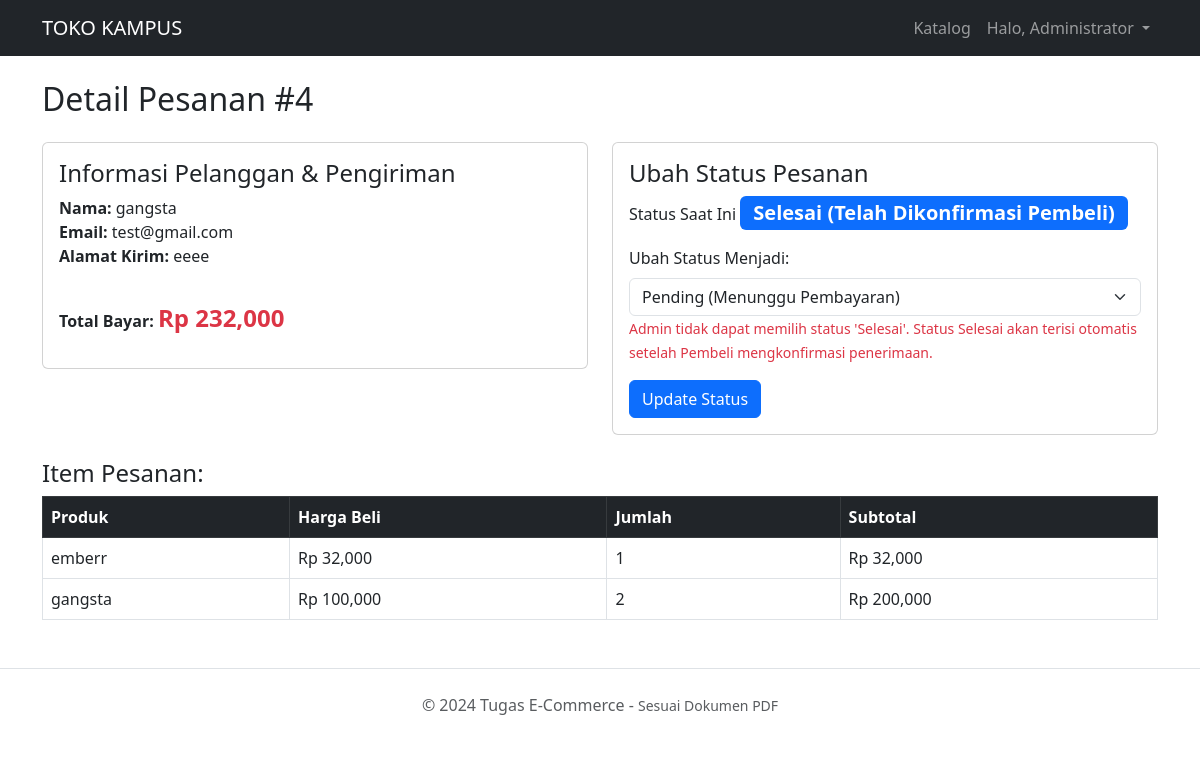
Screenshot of /toko_online/detail_order_admin.php?id=4 (signed in) with the database file from the repository.
### tables this page shows
CREATE TABLE `orders` (
  `id` int(11) NOT NULL,
  `user_id` int(11) DEFAULT NULL,
  `order_number` varchar(100) NOT NULL,
  `total_amount` decimal(10,2) NOT NULL,
  `status` enum('pending','paid','shipped','completed','cancelled') DEFAULT 'pending',
  `shipping_address` text DEFAULT NULL,
  `created_at` timestamp NOT NULL DEFAULT current_timestamp()
);

CREATE TABLE `users` (
  `id` int(11) NOT NULL,
  `name` varchar(100) NOT NULL,
  `email` varchar(100) NOT NULL,
  `password_hash` varchar(255) NOT NULL,
  `phone` varchar(20) DEFAULT NULL,
  `address` text DEFAULT NULL,
  `role` enum('admin','user') DEFAULT 'user',
  `created_at` timestamp NOT NULL DEFAULT current_timestamp()
);

CREATE TABLE `order_items` (
  `id` int(11) NOT NULL,
  `order_id` int(11) DEFAULT NULL,
  `product_id` int(11) DEFAULT NULL,
  `quantity` int(11) NOT NULL,
  `price` decimal(10,2) NOT NULL
);

CREATE TABLE `products` (
  `id` int(11) NOT NULL,
  `category_id` int(11) DEFAULT NULL,
  `name` varchar(100) NOT NULL,
  `price` decimal(10,2) NOT NULL,
  `stock` int(11) NOT NULL,
  `description` text DEFAULT NULL,
  `image` varchar(255) DEFAULT NULL
);

### toko_online/detail_order_admin.php (the view, shortened to what this page needs)
<?php include 'koneksi.php'; include 'header.php';
$id_order = $_GET['id'];
$order = mysqli_fetch_assoc(mysqli_query($conn, "SELECT o.*, u.name as user_name, u.email
                                                 FROM orders o JOIN users u ON o.user_id = u.id
                                                 WHERE o.id='$id_order'"));
?>
<h2 class="mb-4">Detail Pesanan #<?= $order['id'] ?></h2>
<div class="row">
    <div class="col-md-6">
        <div class="card p-3 mb-4">
            <h4>Informasi Pelanggan & Pengiriman</h4>
            <p><strong>Nama:</strong> <?= $order['user_name'] ?><br>
               <strong>Email:</strong> <?= $order['email'] ?><br>
               <strong>Alamat Kirim:</strong> <?= nl2br($order['shipping_address']) ?></p>
            <p class="mt-3"><strong>Total Bayar:</strong> <span class="text-danger fw-bold fs-4">Rp <?= number_format($order['total_amount']) ?></span></p>
        </div>
    </div>
    <div class="col-md-6">
<div class="card p-3 mb-4">
    <h4>Ubah Status Pesanan</h4>
    <form method="post">
        <div class="mb-3">
            <label>Status Saat Ini</label>
            <?php
            $current_status_label = ucfirst($order['status']);
            if ($order['status'] == 'completed') {
                $current_status_label = 'Selesai (Telah Dikonfirmasi Pembeli)';
            } else if ($order['status'] == 'shipped') {
                $current_status_label = 'Dikirim (Menunggu Konfirmasi Pembeli)';
            }
            ?>
            <span class="badge bg-primary fs-5"><?= $current_status_label ?></span>
        </div>
        <div class="mb-3">
            <label for="status_baru" class="form-label">Ubah Status Menjadi:</label>
            <select name="status_baru" class="form-select" required>
                <option value="pending" <?= ($order['status'] == 'pending') ? 'selected' : '' ?>>Pending (Menunggu Pembayaran)</option>
            </select>
            <small class="text-danger">Admin tidak dapat memilih status 'Selesai'. Status Selesai akan terisi otomatis setelah Pembeli mengkonfirmasi penerimaan.</small>
        </div>
        <button type="submit" name="update_status" class="btn btn-primary">Update Status</button>
    </form>
</div>
    </div>
</div>
<h4>Item Pesanan:</h4>
<table class="table table-bordered">
    <thead class="table-dark">
        <tr><th>Produk</th><th>Harga Beli</th><th>Jumlah</th><th>Subtotal</th></tr>
    </thead>
    <tbody>
        <?php
        $items = mysqli_query($conn, "SELECT oi.*, p.name as product_name
                                      FROM order_items oi JOIN products p ON oi.product_id = p.id
                                      WHERE oi.order_id='$id_order'");
        while ($item = mysqli_fetch_assoc($items)) {
            echo "<tr>
                <td>{$item['product_name']}</td>
                <td>Rp ".number_format($item['price'])."</td>
                <td>{$item['quantity']}</td>
                <td>Rp ".number_format($item['price'] * $item['quantity'])."</td>
            </tr>";
        }
        ?>
    </tbody>
</table>
<?php include 'footer.php'; ?>

### rows the page displays
orders: id "4", user.name "gangsta", user.email "test@gmail.com", shipping_address "eeee", total_amount "232,000", status "Selesai (Telah Dikonfirmasi Pembeli)"
order_items: product.name "emberr", price "32,000", quantity "1", $item['price'] * $item['quantity'] "32,000"
order_items: product.name "gangsta", price "100,000", quantity "2", $item['price'] * $item['quantity'] "200,000"

### other values shown
$_SESSION['name'] "Administrator"
